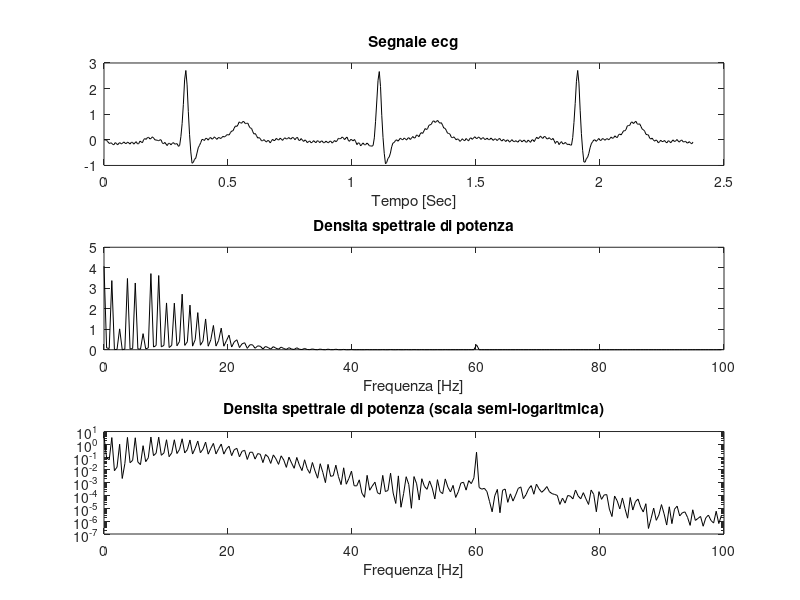

Reproduce this figure in MATLAB.
%% Elaborazione Segnali Biomedici - Soluzione Laboratorio 08
% Prof. Veronese Mattia - UNIPD

%% OPENING
clear all
close all
clc

%% Esercizio 1
% Calcolare lo spettro del segnale ecg contenuto nel file ecg_60.mat,
% campionato a 200Hz.

load ecg_60.mat

N = length(t);  % Totale campioni
Fs = 200;       % Frequenza di campionamento
x = ecg_60;     % segnale

% figure(1)
figure('units','normalized','outerposition',[0 0 1 1])  % Create a full-screen figure
subplot(3,1,1)
plot(t,x,'k')
xlabel('Tempo [Sec]')
title('Segnale ecg')

% Calcolo spettro del segnale
FTx = fft(x,N);
S = (abs(FTx).^2)/N;
f_FT = (0:Fs/N:Fs-Fs/N);
subplot(3,1,2)
plot(f_FT(1:N/2),S(1:N/2),'k')
xlabel('Frequenza [Hz]')
title('Densita spettrale di potenza')
subplot(3,1,3)
semilogy(f_FT(1:N/2),S(1:N/2),'k')
xlabel('Frequenza [Hz]')
title('Densita spettrale di potenza (scala semi-logaritmica)')

% Densita' spettrale di potenza media nell'intervallo [0,50] e [50,100] Hz
% Intervallo [0,50]Hz
f_start_first_interval = 0;
f_end_first_interval = 50;
ind = intersect(find(f_FT>=f_start_first_interval),find(f_FT<=f_end_first_interval));
% In alternativa, si può usare il seguente comando con operatore logico:
% ind = find(f_FT>=f_start_first_interval & f_FT<=f_end_first_interval);
mean_power_first_interval = mean(S(ind));

% Intervallo [50,100]Hz
f_start_second_interval = 50;
f_end_second_interval = 100;
ind = intersect(find(f_FT>=f_start_second_interval),find(f_FT<=f_end_second_interval));
mean_power_second_interval = mean(S(ind));

